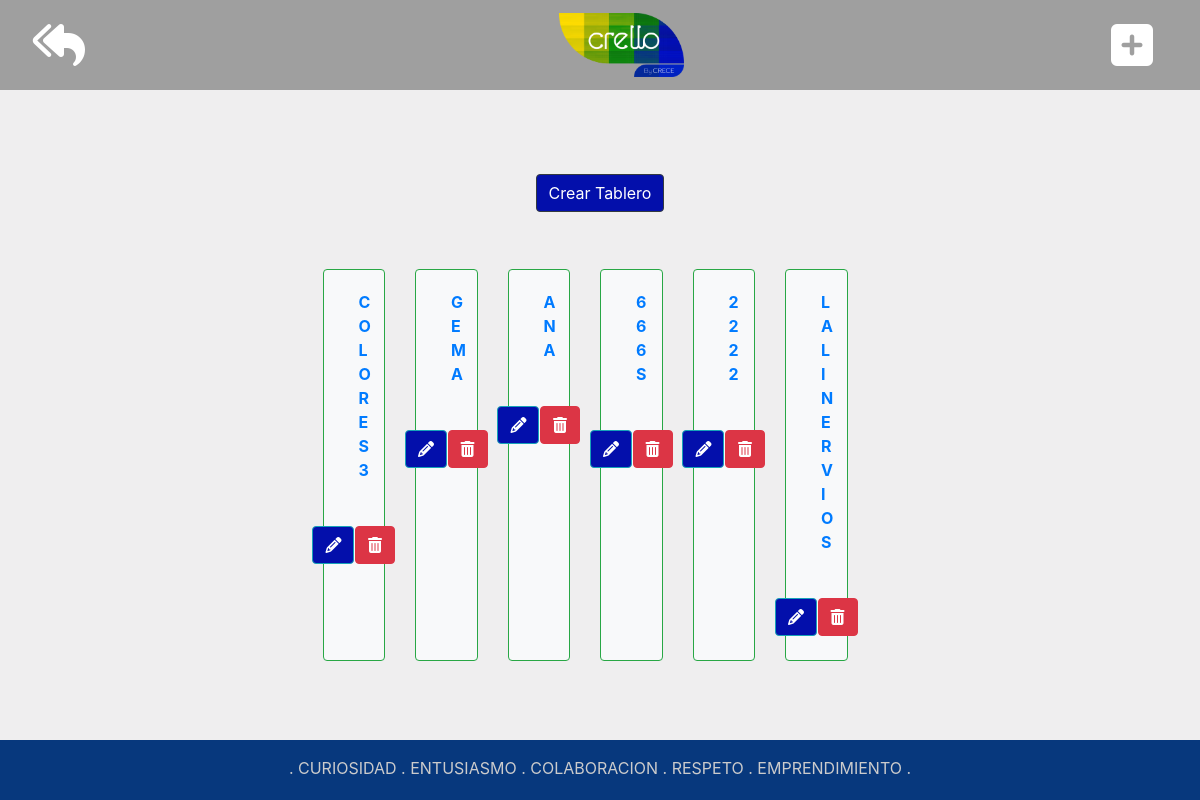
Before: /crello/contenedorTablero/ with the older database file.
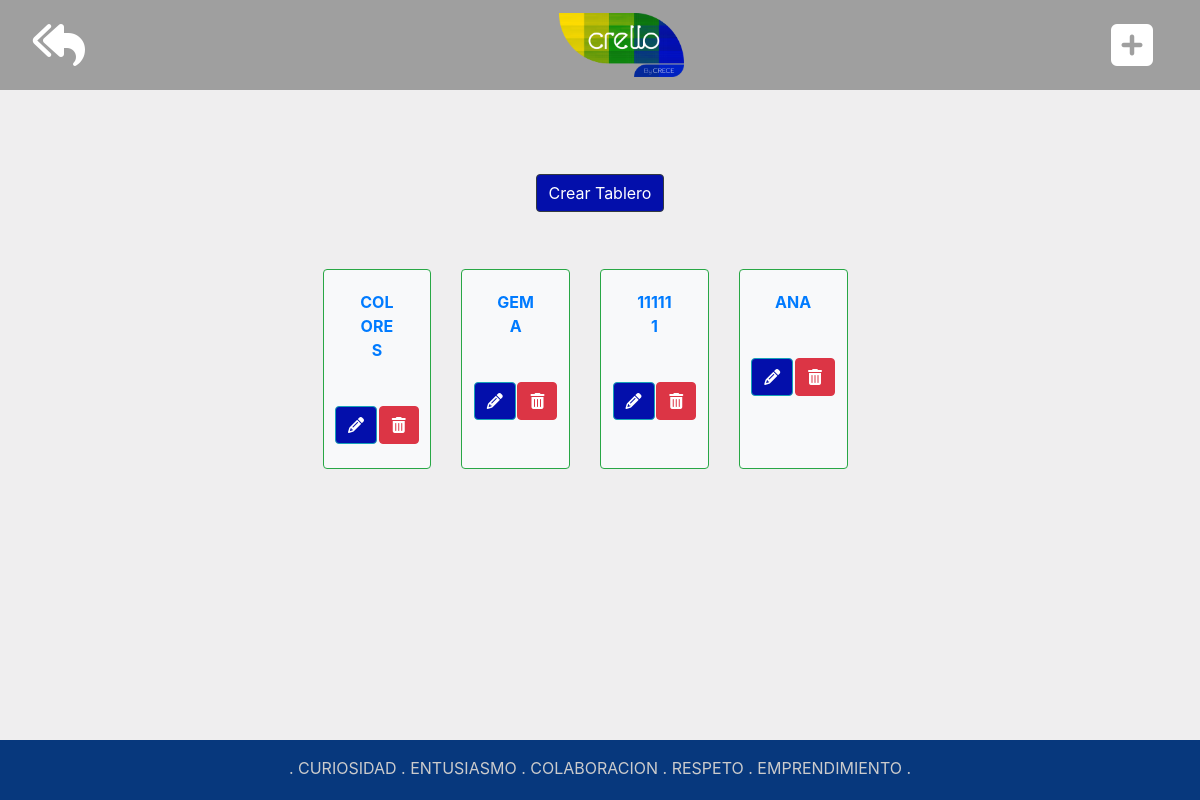
After: the same page with the newer database file.
### crello/models.py (models this page shows)
class Tablero(models.Model):
    nombre = models.CharField(max_length=60,verbose_name='NOMBRE')

### crello/views.py (the view)
# urls.py: path('contenedorTablero/', views.consultar_tab, name='consultar_tab'),
def consultar_tab(request):
    templ = 'crello/contenedorTablero.html'
    listado_tablero=Tablero.objects.all()
    contexto={}
    contexto['objectlist']=listado_tablero
    return render(request,templ,contexto)

### crello/templates/crello/contenedorTablero.html
{% extends 'crello/plantilla.html' %} {% block title %} TABLEROS {% endblock title %} {% block content %}
<br>
<div class="container d-flex justify-content-center">
    <a class="btn btn-dark text-white" href="{% url 'crear_tab' %}" style="margin-bottom:3%; background-color:#030fab;"> Crear Tablero</a>
</div>
<br>
<div class="container-fluid d-flex justify-content-center row row-cols-4">
    <div class="card-deck col-6">
        {% for tablero in objectlist %}
        <div class="card bg-light border-success col-6">
            <div>
                <div class="card-body text-center">
                    <a class="card-title text-uppercase text-center text-primary font-weight-bolder" style="color:#030fab;" href="{% url 'consultar_lista' tablero.id %}">{{tablero.nombre}}</a>
                </div>
                <br>
                <div class="d-flex justify-content-center">
                    <a class="btn btn-info" style="background-color:#030fab; margin-right: 2%;" href="{% url 'editar_tab' tablero.id %}"><i class="fa fa-pencil text-white" aria-hidden="true"></i></a>
                    <a class="btn btn-danger" href="{% url 'eliminar_tab' tablero.id %}"><i class="fa fa-trash text-white" aria-hidden="true"></i></a>
                </div>
                <br>
            </div>
        </div>
        {% endfor %}
    </div>
</div>
{% endblock content %}

Changed rows visible on the page:
removed Tablero: nombre "666S"
removed Tablero: nombre "2222"
removed Tablero: nombre "LALI NERVIOS"
changed Tablero: nombre "COLORES3" → "COLORES"
added Tablero: nombre "111111"
